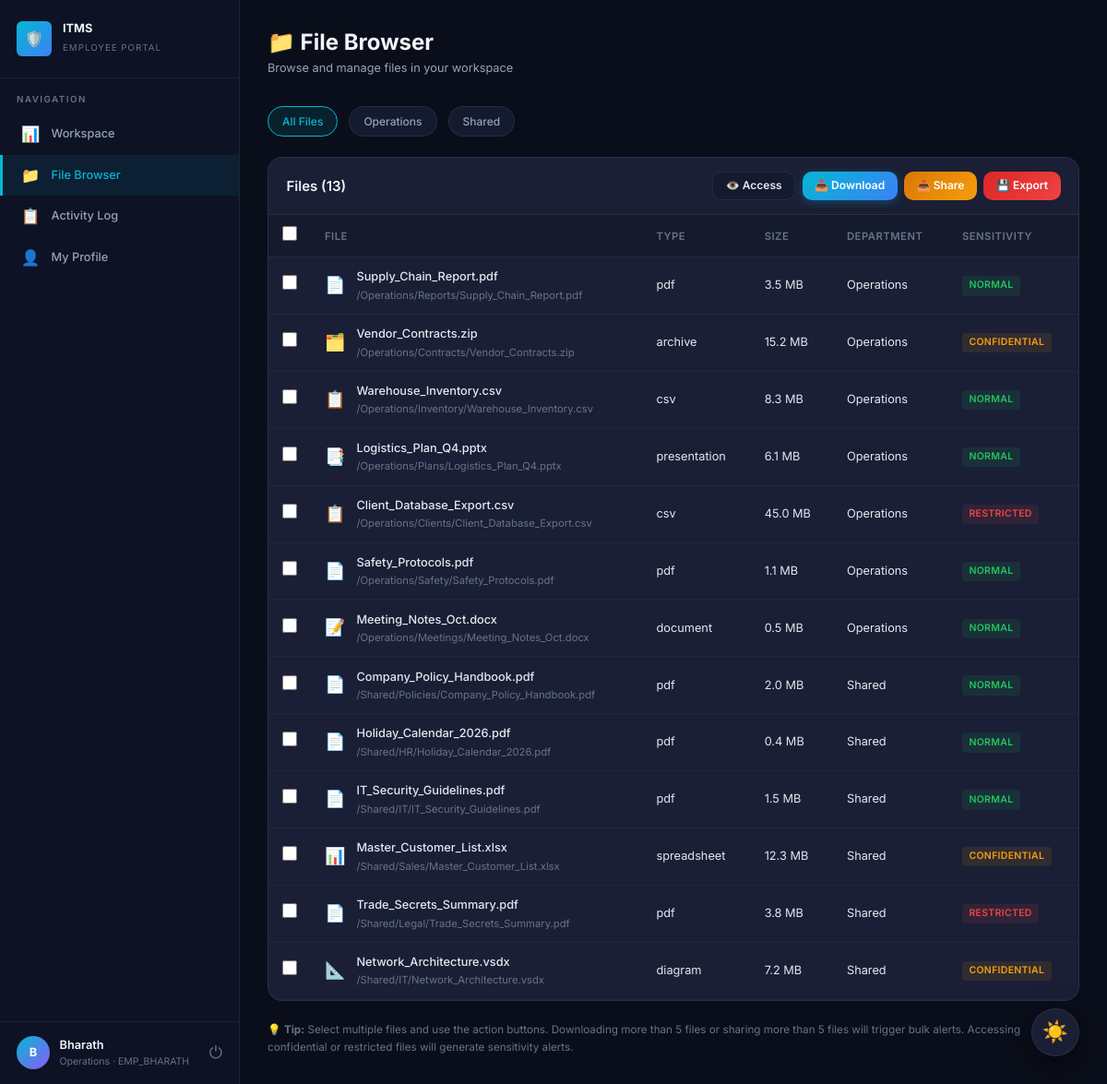
Page /employee/files (signed in) on the committed database.
### app/models.py (models this page shows, shortened)
class User(UserMixin, db.Model):
    __tablename__ = 'users'
    id = db.Column(db.Integer, primary_key=True)
    username = db.Column(db.String(80), unique=True, nullable=False)
    display_name = db.Column(db.String(120), nullable=False)
    password_hash = db.Column(db.String(256), nullable=False)
    employee_id = db.Column(db.String(50), unique=True, nullable=False)
    department = db.Column(db.String(80), nullable=True)
    role = db.Column(db.String(20), nullable=False, default='employee')  # 'employee' or 'admin'
    shift_start = db.Column(db.String(5), nullable=True)  # HH:MM format
    shift_end = db.Column(db.String(5), nullable=True)  # HH:MM format
    risk_score = db.Column(db.Float, default=0.0)
    created_at = db.Column(db.DateTime, default=lambda: datetime.now())
    activities = db.relationship('Activity', backref='user', lazy='dynamic')
    alerts = db.relationship('Alert', backref='user', lazy='dynamic')
    def is_admin(self):
        return self.role == 'admin'

class SimulatedFile(db.Model):
    __tablename__ = 'simulated_files'
    id = db.Column(db.Integer, primary_key=True)
    filename = db.Column(db.String(200), nullable=False)
    filepath = db.Column(db.String(500), nullable=False)
    file_type = db.Column(db.String(50), nullable=False)
    size_mb = db.Column(db.Float, default=0.0)
    department = db.Column(db.String(80), nullable=True)
    sensitivity = db.Column(db.String(20), default='normal')  # normal, confidential, restricted
    created_at = db.Column(db.DateTime, default=lambda: datetime.now())

### app/routes/employee.py (the view)
@employee_bp.route('/files')
@login_required
@employee_required
def file_browser():
    department_filter = request.args.get('department', 'all')
    if department_filter == 'all':
        files = SimulatedFile.query.filter(
            (SimulatedFile.department == current_user.department) |
            (SimulatedFile.department == 'Shared')
        ).all()
    else:
        files = SimulatedFile.query.filter_by(department=department_filter).all()
    return render_template('employee/files.html', files=files, current_filter=department_filter)

### app/routes/employee.py (called while the page is built)
def employee_required(f):
    @wraps(f)
    def decorated(*args, **kwargs):
        if not current_user.is_authenticated:
            return redirect(url_for('auth.login'))
        if current_user.is_admin():
            abort(403)
        return f(*args, **kwargs)
    return decorated

### app/templates/employee/files.html (shortened to what this page needs)
{% extends "base.html" %}
{% block body %}
<div class="app-layout">
    <aside class="sidebar">
        <div class="sidebar-brand">
            <div class="brand-icon">🛡️</div>
            <div class="brand-text">
                <h3>ITMS</h3>
                <span>Employee Portal</span>
            </div>
        </div>
        <nav class="sidebar-nav">
            <div class="nav-section">
                <div class="nav-section-title">Navigation</div>
                <a href="{{ url_for('employee.workspace') }}" class="nav-link">
                    <span class="nav-icon">📊</span> Workspace
                </a>
                <a href="{{ url_for('employee.file_browser') }}" class="nav-link active">
                    <span class="nav-icon">📁</span> File Browser
                </a>
                <a href="{{ url_for('employee.activity_log') }}" class="nav-link">
                    <span class="nav-icon">📋</span> Activity Log
                </a>
                <a href="{{ url_for('employee.profile') }}" class="nav-link">
                    <span class="nav-icon">👤</span> My Profile
                </a>
            </div>
        </nav>
        <div class="sidebar-user">
            <div class="user-avatar">{{ current_user.display_name[0] }}</div>
            <div class="user-info">
                <div class="user-name">{{ current_user.display_name }}</div>
                <div class="user-role">{{ current_user.department }} · {{ current_user.employee_id }}</div>
            </div>
            <a href="{{ url_for('auth.logout') }}" title="Logout" style="color: var(--text-muted); font-size: 1.2rem;">⏻</a>
        </div>
    </aside>
    <main class="main-content">
        <div class="page-header">
            <div>
                <h1>📁 File Browser</h1>
                <p class="subtitle">Browse and manage files in your workspace</p>
            </div>
        </div>
        <div class="filters-bar">
            <a href="{{ url_for('employee.file_browser', department='all') }}"
               class="filter-btn {% if current_filter == 'all' %}active{% endif %}">All Files</a>
            <a href="{{ url_for('employee.file_browser', department=current_user.department) }}"
               class="filter-btn {% if current_filter == current_user.department %}active{% endif %}">{{ current_user.department }}</a>
            <a href="{{ url_for('employee.file_browser', department='Shared') }}"
               class="filter-btn {% if current_filter == 'Shared' %}active{% endif %}">Shared</a>
        </div>
        <form method="POST" action="{{ url_for('employee.file_action') }}" id="fileActionForm">
            <div class="panel">
                <div class="panel-header">
                    <h3>Files ({{ files|length }})</h3>
                    <div style="display: flex; gap: 0.5rem;">
                        <button type="submit" name="action" value="access" class="btn btn-sm btn-secondary" id="btnAccess">
                            👁️ Access
                        </button>
                        <button type="submit" name="action" value="download" class="btn btn-sm btn-primary" id="btnDownload">
                            📥 Download
                        </button>
                        <button type="submit" name="action" value="share" class="btn btn-sm btn-warning" id="btnShare">
                            📤 Share
                        </button>
                        <button type="submit" name="action" value="export" class="btn btn-sm btn-danger" id="btnExport">
                            💾 Export
                        </button>
                    </div>
                </div>
                <div class="panel-body no-pad">
                    <table class="data-table" id="fileTable">
                        <thead>
                            <tr>
                                <th style="width:40px;">
                                    <input type="checkbox" id="selectAll" onclick="toggleAll(this)">
                                </th>
                                <th>File</th>
                                <th>Type</th>
                                <th>Size</th>
                                <th>Department</th>
                                <th>Sensitivity</th>
                            </tr>
                        </thead>
                        <tbody>
                            {% for file in files %}
                            <tr>
                                <td>
                                    <input type="checkbox" name="file_ids" value="{{ file.id }}" class="file-cb">
                                </td>
                                <td>
                                    <div class="file-row">
                                        <span class="file-icon">
                                            {% if file.file_type == 'spreadsheet' %}📊
                                            {% elif file.file_type == 'pdf' %}📄
                                            {% elif file.file_type == 'document' %}📝
                                            {% elif file.file_type == 'csv' %}📋
                                            {% elif file.file_type == 'archive' %}🗂️
                                            {% elif file.file_type == 'presentation' %}📑
                                            {% elif file.file_type == 'diagram' %}📐
                                            {% else %}📄{% endif %}
                                        </span>
                                        <div>
                                            <div class="file-name">{{ file.filename }}</div>
                                            <div class="file-path">{{ file.filepath }}</div>
                                        </div>
                                    </div>
                                </td>
                                <td>{{ file.file_type }}</td>
                                <td>{{ file.size_mb }} MB</td>
                                <td>{{ file.department }}</td>
                                <td>
                                    <span class="badge-sensitivity {{ file.sensitivity }}">{{ file.sensitivity }}</span>
                                </td>
                            </tr>
                            {% endfor %}
                        </tbody>
                    </table>
                </div>
            </div>
        </form>
        <p style="color: var(--text-muted); font-size: 0.78rem; margin-top: 1rem;">
            💡 <strong>Tip:</strong> Select multiple files and use the action buttons. Downloading more than 5 files or sharing more than 5 files will trigger bulk alerts. Accessing confidential or restricted files will generate sensitivity alerts.
        </p>
    </main>
</div>
{% endblock %}

### rows in the picture
User: display_name "B", display_name "Bharath", department "Operations", employee_id "EMP_BHARATH"
SimulatedFile: filename "Supply_Chain_Report.pdf", filepath "/Operations/Reports/Supply_Chain_Report.pdf", file_type "pdf", size_mb "3.5", department "Operations", sensitivity "NORMAL"
SimulatedFile: filename "Vendor_Contracts.zip", filepath "/Operations/Contracts/Vendor_Contracts.zip", file_type "archive", size_mb "15.2", department "Operations", sensitivity "CONFIDENTIAL"
SimulatedFile: filename "Warehouse_Inventory.csv", filepath "/Operations/Inventory/Warehouse_Inventory.csv", file_type "csv", size_mb "8.3", department "Operations", sensitivity "NORMAL"
SimulatedFile: filename "Logistics_Plan_Q4.pptx", filepath "/Operations/Plans/Logistics_Plan_Q4.pptx", file_type "presentation", size_mb "6.1", department "Operations", sensitivity "NORMAL"
SimulatedFile: filename "Client_Database_Export.csv", filepath "/Operations/Clients/Client_Database_Export.csv", file_type "csv", size_mb "45.0", department "Operations", sensitivity "RESTRICTED"
SimulatedFile: filename "Safety_Protocols.pdf", filepath "/Operations/Safety/Safety_Protocols.pdf", file_type "pdf", size_mb "1.1", department "Operations", sensitivity "NORMAL"
SimulatedFile: filename "Meeting_Notes_Oct.docx", filepath "/Operations/Meetings/Meeting_Notes_Oct.docx", file_type "document", size_mb "0.5", department "Operations", sensitivity "NORMAL"
SimulatedFile: filename "Company_Policy_Handbook.pdf", filepath "/Shared/Policies/Company_Policy_Handbook.pdf", file_type "pdf", size_mb "2.0", department "Shared", sensitivity "NORMAL"
SimulatedFile: filename "Holiday_Calendar_2026.pdf", filepath "/Shared/HR/Holiday_Calendar_2026.pdf", file_type "pdf", size_mb "0.4", department "Shared", sensitivity "NORMAL"
SimulatedFile: filename "IT_Security_Guidelines.pdf", filepath "/Shared/IT/IT_Security_Guidelines.pdf", file_type "pdf", size_mb "1.5", department "Shared", sensitivity "NORMAL"
SimulatedFile: filename "Master_Customer_List.xlsx", filepath "/Shared/Sales/Master_Customer_List.xlsx", file_type "spreadsheet", size_mb "12.3", department "Shared", sensitivity "CONFIDENTIAL"
SimulatedFile: filename "Trade_Secrets_Summary.pdf", filepath "/Shared/Legal/Trade_Secrets_Summary.pdf", file_type "pdf", size_mb "3.8", department "Shared", sensitivity "RESTRICTED"
SimulatedFile: filename "Network_Architecture.vsdx", filepath "/Shared/IT/Network_Architecture.vsdx", file_type "diagram", size_mb "7.2", department "Shared", sensitivity "CONFIDENTIAL"

### other values in the picture
{{ files|length }} "13"
